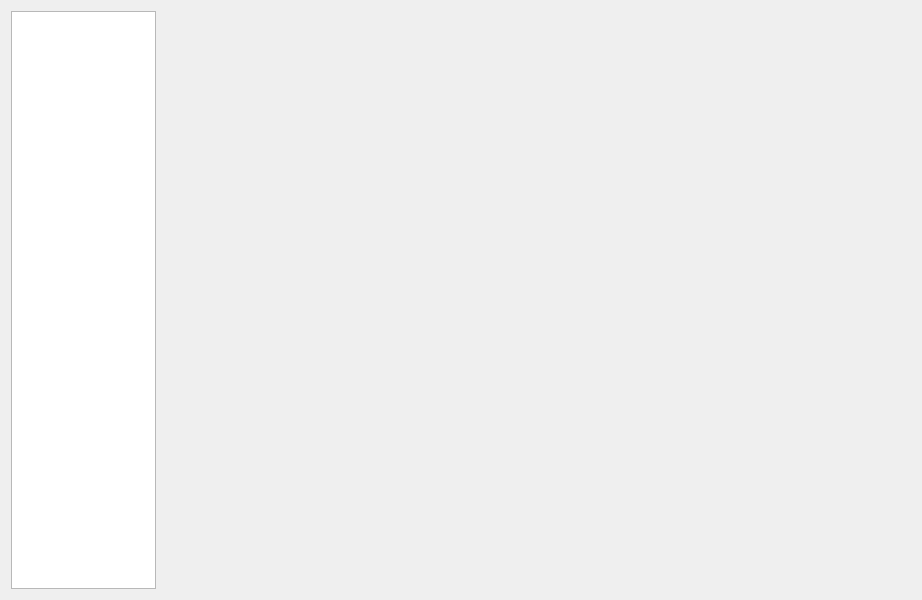
<?xml version="1.0" encoding="UTF-8"?>
<ui version="4.0">
 <class>Dialog</class>
 <widget class="QDialog" name="Dialog">
  <property name="geometry">
   <rect>
    <x>0</x>
    <y>0</y>
    <width>922</width>
    <height>600</height>
   </rect>
  </property>
  <property name="windowTitle">
   <string>演示窗口</string>
  </property>
  <layout class="QHBoxLayout" name="horizontalLayout" stretch="1,0">
   <item>
    <widget class="QListWidget" name="listWidget">
     <property name="minimumSize">
      <size>
       <width>145</width>
       <height>0</height>
      </size>
     </property>
     <property name="maximumSize">
      <size>
       <width>130</width>
       <height>16777215</height>
      </size>
     </property>
    </widget>
   </item>
   <item>
    <widget class="QStackedWidget" name="stackedWidget"/>
   </item>
  </layout>
 </widget>
 <resources/>
 <connections/>
</ui>
